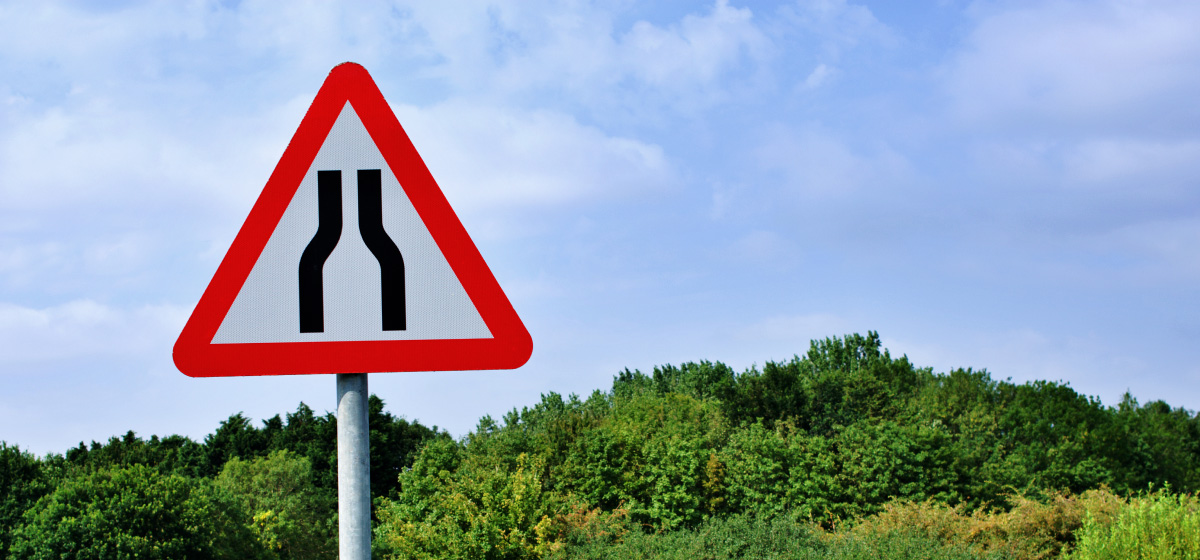
#> input picture tri.jpg, 1200 x 560 px
$ jupyter execute Traffic_Sign_Recognition.ipynb
#> lines starting #> are read from the running program, lines starting #| are printed output that depends on the picture; after the words box and inside, x2 and y2 are one past the last pixel; in counts of white or black regions, pixels touching at a corner belong together
[cell 1]
import cv2
import numpy as np
import matplotlib.pyplot as plt

[cell 2]
img= cv2.imread("tri.jpg", 1)
#> img is the input picture: shape (560, 1200, 3); mean B, G, R 167.7, 157, 143

[cell 3]
import cv2
import numpy as np

def gaussian_blur_canny(image, kernel_size=5, canny_low=50, canny_high=150):
    """
    Apply Gaussian blur to grayscale image then perform Canny edge detection

    Args:
        image: Input image (color or grayscale)
        kernel_size: Size of Gaussian blur kernel (odd number, e.g., 3, 5, 7, 9)
        canny_low: Lower threshold for Canny edge detection
        canny_high: Upper threshold for Canny edge detection

    Returns:
        numpy.ndarray: Final edge-detected image
    """
#> called with kernel_size = 5, canny_low = 50, canny_high = 150

    # Convert to grayscale if needed
    if len(image.shape) == 3:
        gray = cv2.cvtColor(image, cv2.COLOR_BGR2GRAY)
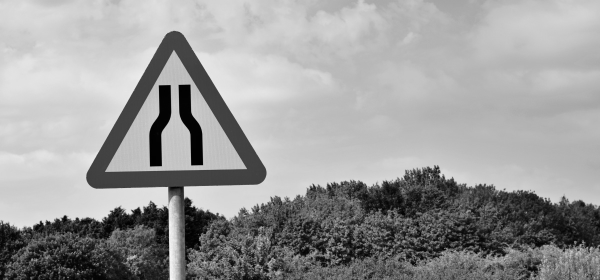
#> gray: shape (560, 1200) (shown at 1/2 size); min 0, max 252, mean 154
    else:
        gray = image.copy()

    # Apply Gaussian blur
    blurred = cv2.GaussianBlur(gray, (kernel_size, kernel_size), 0)

    # Apply Canny edge detection
    edges = cv2.Canny(blurred, canny_low, canny_high)
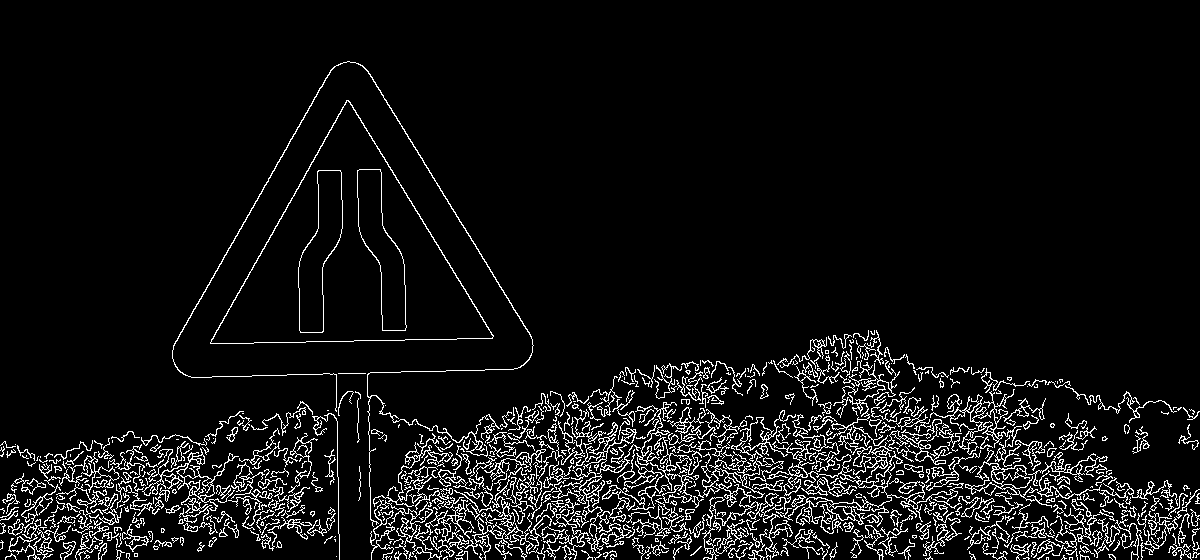
#> edges: shape (560, 1200); 6.9% white in thin lines or dots, all inside (x1, y1, x2, y2) = (0, 61, 1200, 560)

    return edges

[cell 4]
canny=gaussian_blur_canny(img)
plt.imshow(canny,cmap='gray')
plt.axis('off')
plt.show()

[cell 5]
cv2.imwrite('tsr.jpg', img)

    # Or display it
plt.imshow(cv2.cvtColor(img, cv2.COLOR_BGR2RGB))
plt.axis('off')
plt.show()

[cell 6]
import cv2
import numpy as np

def extract_shape_boundaries(image, kernel_size=5, canny_low=50, canny_high=150, min_area=100):
    """
    Extract only the boundaries of shapes (diamond, circle, octagon, pentagon, etc.)

    Args:
        image: Input image (color or grayscale)
        kernel_size: Size of Gaussian blur kernel (odd number, e.g., 3, 5, 7, 9)
        canny_low: Lower threshold for Canny edge detection
        canny_high: Upper threshold for Canny edge detection
        min_area: Minimum area to filter small contours/noise

    Returns:
        numpy.ndarray: Image with only shape boundaries drawn
    """
#> called with kernel_size = 5, canny_low = 50, canny_high = 150, min_area = 500

    # Convert to grayscale if needed
    if len(image.shape) == 3:
        gray = cv2.cvtColor(image, cv2.COLOR_BGR2GRAY)
    else:
        gray = image.copy()

    # Apply Gaussian blur
    blurred = cv2.GaussianBlur(gray, (kernel_size, kernel_size), 0)

    # Apply Canny edge detection
    edges = cv2.Canny(blurred, canny_low, canny_high)

    # Find contours
    contours, _ = cv2.findContours(edges, cv2.RETR_EXTERNAL, cv2.CHAIN_APPROX_SIMPLE)
#> contours = 655 contours, 487 with area under 20; largest, box (x1, y1, x2, y2) and area: (210, 100, 494, 344) 34566, (395, 473, 527, 560) 2284, (767, 439, 925, 534) 1546, (142, 448, 239, 523) 924, (552, 461, 670, 543) 738

    # Create blank image for drawing clean boundaries
    result = np.zeros_like(gray)

    # Filter and draw only significant shape boundaries
    for contour in contours:
        area = cv2.contourArea(contour)
        if area > min_area:  # Filter out small noise
            # Draw the contour boundary
            cv2.drawContours(result, [contour], -1, 255, 1)
#> this loop made 655 passes
#> area on passes 32, 42, 48: 25, 28.5, 52.5
#> result: shape (560, 1200); 1.6% white in thin lines or dots, all inside (x1, y1, x2, y2) = (142, 61, 1052, 560)

    return result

# [6 lines of commented-out code are left out]

[cell 7]
bound=extract_shape_boundaries(img, min_area=500)
plt.imshow(bound,cmap='gray')
plt.axis('off')
plt.show()

[cell 8]
import cv2
import numpy as np

def extract_shape_boundaries__2(image, kernel_size=5, canny_low=50, canny_high=150, min_area=100):
    """
    Extract only the boundaries of the largest shape

    Args:
        image: Input image (color or grayscale)
        kernel_size: Size of Gaussian blur kernel (odd number, e.g., 3, 5, 7, 9)
        canny_low: Lower threshold for Canny edge detection
        canny_high: Upper threshold for Canny edge detection
        min_area: Minimum area to filter small contours/noise

    Returns:
        numpy.ndarray: Image with only the largest shape boundary drawn
    """
#> called with kernel_size = 5, canny_low = 50, canny_high = 150, min_area = 500

    # Convert to grayscale if needed
    if len(image.shape) == 3:
        gray = cv2.cvtColor(image, cv2.COLOR_BGR2GRAY)
    else:
        gray = image.copy()

    # Apply Gaussian blur
    blurred = cv2.GaussianBlur(gray, (kernel_size, kernel_size), 0)

    # Apply Canny edge detection
    edges = cv2.Canny(blurred, canny_low, canny_high)

    # Find contours
    contours, _ = cv2.findContours(edges, cv2.RETR_EXTERNAL, cv2.CHAIN_APPROX_SIMPLE)

    # Create blank image for drawing clean boundaries
    result = np.zeros_like(gray)

    if not contours:
        return result

    # Filter contours by minimum area
    valid_contours = [c for c in contours if cv2.contourArea(c) > min_area]
#> valid_contours = 11 contours; largest, box (x1, y1, x2, y2) and area: (210, 100, 494, 344) 34566, (395, 473, 527, 560) 2284, (767, 439, 925, 534) 1546, (142, 448, 239, 523) 924, (552, 461, 670, 543) 738

    if not valid_contours:
        return result

    # Select the largest contour by bounding box area (to get outer shape)
    largest_contour = max(valid_contours, key=lambda c: cv2.boundingRect(c)[2] * cv2.boundingRect(c)[3])
#> largest_contour = contour of 1519 points, box (x1, y1, x2, y2) (172, 61, 534, 527), area 540

    # Draw only the largest contour
    cv2.drawContours(result, [largest_contour], -1, 255, 1)
#> result: shape (560, 1200); 0.29% white in thin lines or dots, all inside (x1, y1, x2, y2) = (172, 61, 534, 527)

    return result

bound2=extract_shape_boundaries__2(img, min_area=500)
plt.imshow(bound2,cmap='gray')
plt.axis('off')
plt.show()

[cell 9]
def extract_shape_boundaries_adaptive(image, kernel_size=5, canny_low=50, canny_high=150, min_area_ratio=0.01):
    """
    Extract shape boundaries with adaptive area filtering based on image size

    Args:
        image: Input image
        min_area_ratio: Minimum area as percentage of total image area (0.01 = 1%)

    Returns:
        numpy.ndarray: Image with only shape boundaries
    """
#> called with kernel_size = 5, canny_low = 50, canny_high = 150, min_area_ratio = 0.01
    # Convert to grayscale if needed
    if len(image.shape) == 3:
        gray = cv2.cvtColor(image, cv2.COLOR_BGR2GRAY)
    else:
        gray = image.copy()

    # Calculate adaptive min_area based on image size
    total_pixels = gray.shape[0] * gray.shape[1]
    min_area = int(total_pixels * min_area_ratio)

    print(f"Image size: {gray.shape[0]}x{gray.shape[1]} = {total_pixels} pixels")
#| Image size: 560x1200 = 672000 pixels
    print(f"Min area threshold: {min_area} pixels ({min_area_ratio*100}% of image)")
#| Min area threshold: 6720 pixels (1.0% of image)

    # Apply Gaussian blur
    blurred = cv2.GaussianBlur(gray, (kernel_size, kernel_size), 0)

    # Apply Canny edge detection
    edges = cv2.Canny(blurred, canny_low, canny_high)

    # Find contours
    contours, _ = cv2.findContours(edges, cv2.RETR_EXTERNAL, cv2.CHAIN_APPROX_SIMPLE)

    # Create blank image for drawing clean boundaries
    result = np.zeros_like(gray)

    # Filter and draw only significant shape boundaries
    shapes_found = 0
    for contour in contours:
        area = cv2.contourArea(contour)
        if area > min_area:  # Adaptive filtering
            cv2.drawContours(result, [contour], -1, 255, 1)
            shapes_found += 1
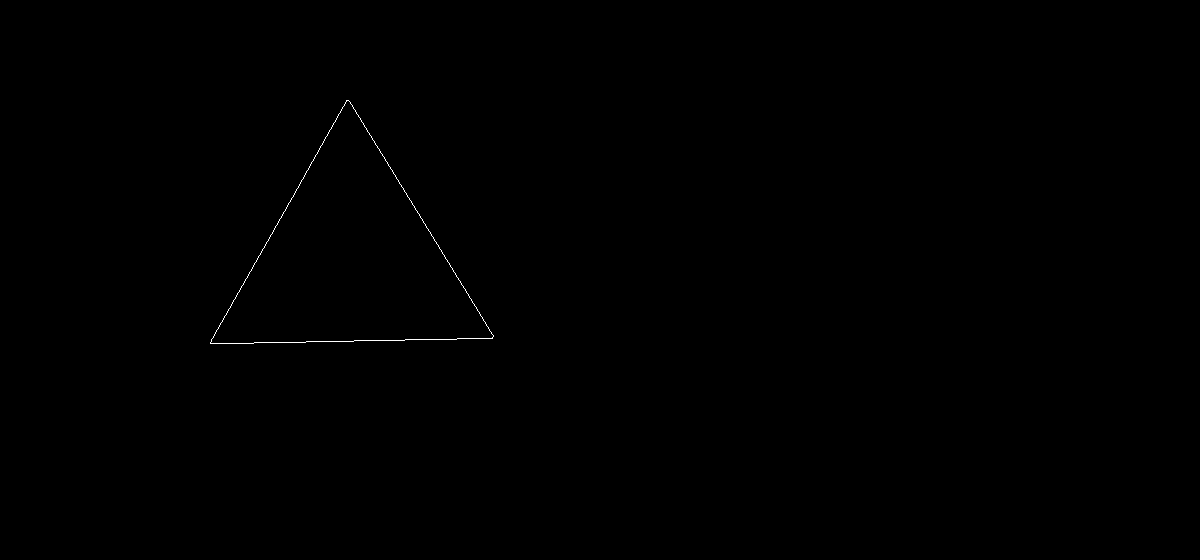
#> result: shape (560, 1200); 0.11% white in thin lines or dots, all inside (x1, y1, x2, y2) = (210, 100, 494, 344)
#> after the loop, shapes_found = 1

    print(f"Found {shapes_found} significant shapes")
#| Found 1 significant shapes

    return result

def extract_shape_boundaries_filled(image, kernel_size=5, canny_low=50, canny_high=150, min_area_ratio=0.01):
    """
    Extract shape boundaries and fill gaps using morphological operations

    Returns:
        numpy.ndarray: Image with filled, continuous boundaries
    """
    # Get basic boundaries first
    result1= extract_shape_boundaries_adaptive(image, kernel_size, canny_low, canny_high, min_area_ratio)

    plt.imshow(result1,cmap='gray')
    plt.axis('off')
    plt.show()

    # Fill gaps using morphological closing
    kernel = np.ones((3, 3), np.uint8)

    # Close small gaps
    result = cv2.morphologyEx(result1, cv2.MORPH_CLOSE, kernel, iterations=1)

    # Optional: Make lines slightly thicker
   # result = cv2.dilate(result, kernel, iterations=1)

    return result

[cell 10]
Filled_bound=extract_shape_boundaries_filled(img)
plt.imshow(Filled_bound,cmap='gray')
plt.axis('off')
plt.show()

[cell 11]
# def extract_inner_region(original_image, boundary_image):
#     """
#     Use the boundary to extract only the inner portion of the original image

#     Args:
#         original_image: Your original color/grayscale image
#         boundary_image: The boundary image from extract_shape_boundaries_filled()

#     Returns:
#         numpy.ndarray: Original image with only the inner regions visible
#     """
#     # Create a mask by filling the boundaries
#     mask = boundary_image.copy()

#     # Find contours from the boundary
#     contours, _ = cv2.findContours(boundary_image, cv2.RETR_EXTERNAL, cv2.CHAIN_APPROX_SIMPLE)

#     # Fill the interior of each contour to create a solid mask
#     for contour in contours:
#         cv2.fillPoly(mask, [contour], 255)

#     # Apply the mask to the original image
#     if len(original_image.shape) == 3:  # Color image
#         # Create 3-channel mask for color image
#         mask_3ch = cv2.cvtColor(mask, cv2.COLOR_GRAY2BGR)
#         result = cv2.bitwise_and(original_image, mask_3ch)
#     else:  # Grayscale image
#         result = cv2.bitwise_and(original_image, mask)

#     return result, mask

# def extract_inner_region_cropped(original_image, boundary_image):
#     """
#     Extract inner region and crop to the bounding box (removes black background)

#     Returns:
#         numpy.ndarray: Cropped image showing only the shape interior
#     """
#     # Get the inner region first
#     inner_image, mask = extract_inner_region(original_image, boundary_image)

#     # Find the bounding box of the shape
#     contours, _ = cv2.findContours(boundary_image, cv2.RETR_EXTERNAL, cv2.CHAIN_APPROX_SIMPLE)

#     if len(contours) > 0:
#         # Get the largest contour (main shape)
#         largest_contour = max(contours, key=cv2.contourArea)

#         # Get bounding rectangle
#         x, y, w, h = cv2.boundingRect(largest_contour)

#         # Crop to the bounding box
#         cropped = inner_image[y:y+h, x:x+w]

#         return cropped, (x, y, w, h)

#     return inner_image, None

[cell 12]
def extract_inner_region(original_image, boundary_image):
    """
    Use the boundary to extract only the inner portion of the original image

    Args:
        original_image: Your original color/grayscale image
        boundary_image: The boundary image from extract_shape_boundaries_filled()

    Returns:
        numpy.ndarray: Original image with only the inner regions visible
    """
    # Create a mask by filling the boundaries
    mask = boundary_image.copy()

    # Find contours from the boundary
    contours, _ = cv2.findContours(boundary_image, cv2.RETR_EXTERNAL, cv2.CHAIN_APPROX_SIMPLE)
#> contours = 1 contour; box (x1, y1, x2, y2) and area: (210, 100, 494, 344) 34566

    # Fill the interior of each contour to create a solid mask
    for contour in contours:
        cv2.fillPoly(mask, [contour], 255)
#> this loop made 1 pass
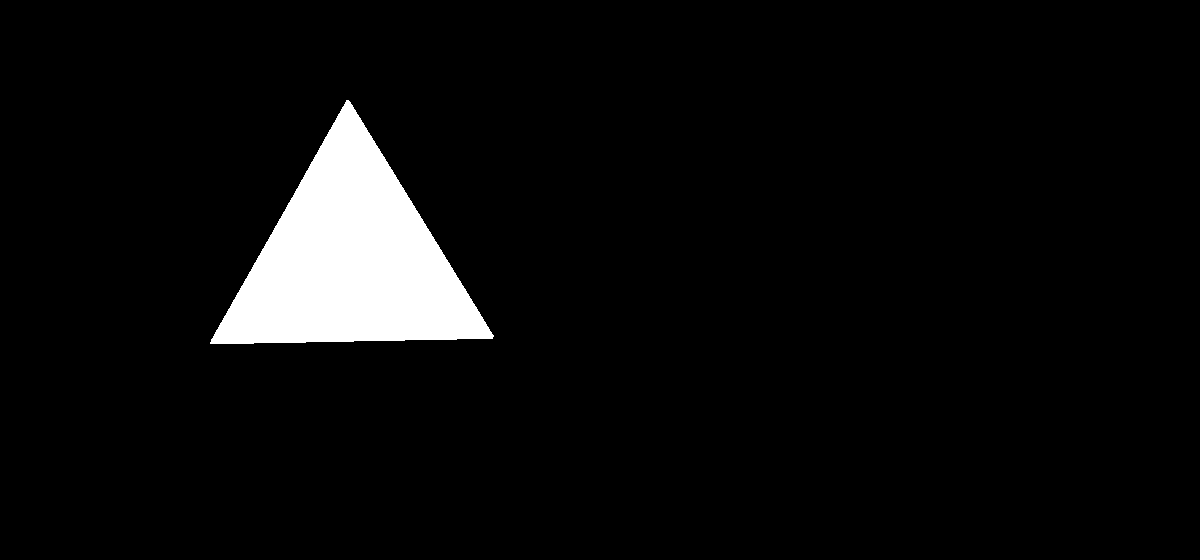
#> mask: shape (560, 1200); 5.2% white; 1 white region, box (x1, y1, x2, y2) and area: (210, 100, 494, 344) 34950

    # Normalize mask to 0-1 range for proper masking
    mask_normalized = mask.astype(np.float32) / 255.0
#> mask_normalized: shape (560, 1200) float32; values 0 (black) and 1 (white), 5.2% white; 1 white region

    # Apply the mask to preserve original colors
    if len(original_image.shape) == 3:  # Color image
        # Apply mask to each channel separately
        result = original_image.copy().astype(np.float32)
#> result: shape (560, 1200, 3) float32
        for i in range(3):
            result[:, :, i] = result[:, :, i] * mask_normalized
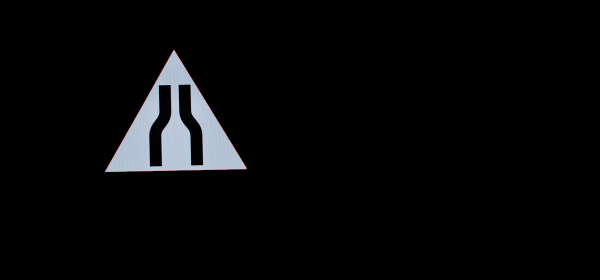
#> result: shape (560, 1200, 3) float32 (shown at 1/2 size); mean B, G, R 8.5, 7.8, 7.4
        result = result.astype(np.uint8)
    else:  # Grayscale image
        result = (original_image.astype(np.float32) * mask_normalized).astype(np.uint8)

    return result, mask

def extract_inner_region_cropped(original_image, boundary_image):
    """
    Extract inner region and crop to the bounding box (removes black background)

    Returns:
        numpy.ndarray: Cropped image showing only the shape interior
    """
    # Get the inner region first
    inner_image, mask = extract_inner_region(original_image, boundary_image)
#> the loop in extract_inner_region (call 2), `for contour in contours:` made 1 pass

    # Find the bounding box of the shape
    contours, _ = cv2.findContours(boundary_image, cv2.RETR_EXTERNAL, cv2.CHAIN_APPROX_SIMPLE)

    if len(contours) > 0:
        # Get the largest contour (main shape)
        largest_contour = max(contours, key=cv2.contourArea)
#> largest_contour = contour of 407 points, box (x1, y1, x2, y2) (210, 100, 494, 344), area 34566

        # Get bounding rectangle
        x, y, w, h = cv2.boundingRect(largest_contour)
#> x = 210; y = 100; w = 284; h = 244

        # Crop to the bounding box
        cropped = inner_image[y:y+h, x:x+w]
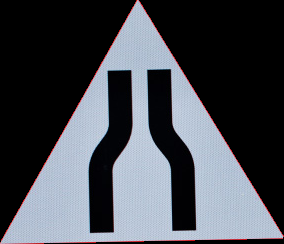
#> cropped: shape (244, 284, 3); mean B, G, R 82.3, 75.2, 71.6

        return cropped, (x, y, w, h)

    return inner_image, None

[cell 13]
inner_region, mask = extract_inner_region(img, Filled_bound)

cropped_inner, bbox = extract_inner_region_cropped(img, Filled_bound)
#> bbox = (210, 100, 284, 244)

[cell 14]
inner_rgb = cv2.cvtColor(inner_region, cv2.COLOR_BGR2RGB)
plt.imshow(inner_rgb,cmap='gray')
plt.axis('off')
plt.show()

[cell 15]
cropped_rgb = cv2.cvtColor(cropped_inner, cv2.COLOR_BGR2RGB)
plt.imshow(cropped_rgb,cmap='gray')
plt.axis('off')
plt.show()

[cell 16]
def analyze_colors(image):
    """
    Analyze only significant road sign colors (no gray/white background colors)
    """
    # Convert to HSV
    hsv = cv2.cvtColor(image, cv2.COLOR_BGR2HSV)
#> hsv: shape (244, 284, 3); mean H, S, V 55.5, 36.5, 83.7

    # Define HSV ranges for ONLY significant road sign colors
    color_ranges = {
        'red': [
            (np.array([0, 100, 100]), np.array([10, 255, 255])),    # Stop, warning, prohibition signs
            (np.array([170, 100, 100]), np.array([180, 255, 255]))  # Stop, warning, prohibition signs
        ],
        'blue': [(np.array([100, 100, 100]), np.array([130, 255, 255]))],  # Mandatory/information signs
        'yellow': [(np.array([20, 100, 100]), np.array([30, 255, 255]))],   # Warning signs
        'green': [(np.array([40, 100, 100]), np.array([80, 255, 255]))],    # Direction/guide signs
        'orange': [(np.array([10, 100, 100]), np.array([20, 255, 255]))],   # Construction/temporary signs
        'brown': [(np.array([8, 100, 50]), np.array([15, 255, 150]))]       # Tourist/recreational signs
    }

    color_pixels = {}

    # Only count non-black pixels (ignore background)
    non_black_mask = cv2.inRange(hsv, np.array([0, 0, 1]), np.array([180, 255, 255]))
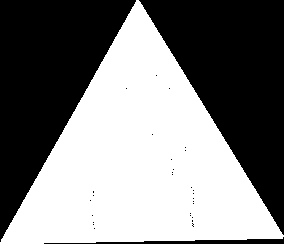
#> non_black_mask: shape (244, 284); 50.4% white; 31 black regions (28 under 20 px), largest, box (x1, y1, x2, y2) and area: (139, 0, 284, 235) 17084, (0, 0, 136, 242) 16566, (44, 237, 284, 244) 696
    total_pixels = cv2.countNonZero(non_black_mask)
#> total_pixels = 34917

    if total_pixels == 0:
        return "unknown", {}

    for color_name, ranges in color_ranges.items():
        mask = np.zeros(hsv.shape[:2], dtype=np.uint8)

        for lower, upper in ranges:
            color_mask = cv2.inRange(hsv, lower, upper)
            mask = cv2.bitwise_or(mask, color_mask)

        # Only count pixels that are also non-black
        final_mask = cv2.bitwise_and(mask, non_black_mask)
        pixel_count = cv2.countNonZero(final_mask)
        color_pixels[color_name] = pixel_count / total_pixels if total_pixels > 0 else 0
#> this loop made 6 passes
#> pixel_count on passes 1 to 6: 611, 101, 0, 0, 0, 0
#> pass 1, in analyze_colors, `final_mask = cv2.bitwise_and(mask, non_black_mask)`:
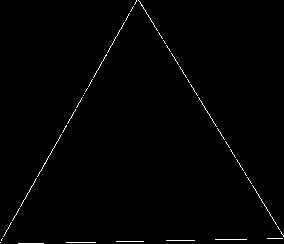
#> final_mask: shape (244, 284); 0.88% white in thin lines or dots
#> after the loop, color_pixels = {'red': 0.0175, 'blue': 0.00289, 'yellow': 0, 'green': 0, 'orange': 0, 'brown': 0}

    # Find dominant significant color (ignore colors with <2% presence)
    significant_colors = {k: v for k, v in color_pixels.items() if v > 0.02}
#> significant_colors = 0 items
#> (the rest of the program and of its run is left out)
